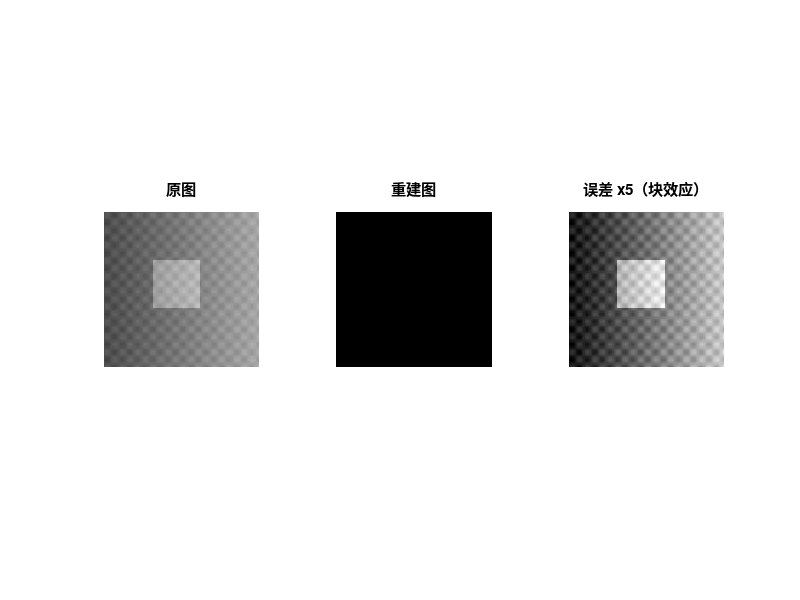

Write the MATLAB code that produced this figure.
%% 14-dct-jpeg.m | DCT 矩阵 / 量化表 / 零系数比例 / PSNR
%% GNU Octave，零第三方依赖；合成图像，无需任何外部文件
clear; close all; clc;
SHOW = ~strcmp(getenv("IP_HEADLESS"), "1");
% ---- 参数区 ----
N = 128; bs = 8; qscale = 2.0;      % qscale 越大压缩越狠
% ---- 造图：方块 + 渐变 + 细纹理 ----
[X, Y] = meshgrid(1:N, 1:N);
f = 0.30 + 0.35*(X/N) + 0.20*double(X>40 & X<80 & Y>40 & Y<80);
f = min(max(f + 0.05*sin(X/2).*sin(Y/2), 0), 1);
% ---- 算法 1：构造 8x8 正交 DCT 矩阵 ----
T = zeros(bs, bs);
for u = 0:bs-1
  for x = 0:bs-1
    T(u+1, x+1) = sqrt((1 + double(u>0)) / bs) * cos(pi*(2*x+1)*u/(2*bs));
  end
end
% ---- 算法 2：标准亮度量化表（近似）----
Q = [16 11 10 16 24 40 51 61; 12 12 14 19 26 58 60 55;
     14 13 16 24 40 57 69 56; 14 17 22 29 51 87 80 62;
     18 22 37 56 68 109 103 77; 24 35 55 64 81 104 113 92;
     49 64 78 87 103 121 120 101; 72 92 95 98 112 100 103 99];
Qs = Q * qscale;
% ---- 算法 3：逐块 DCT -> 量化 -> 反量化 -> IDCT ----
out = zeros(N, N); nzero = 0; ncoef = 0; dc_energy = 0; all_energy = 0;
for r = 1:bs:N
  for c = 1:bs:N
    blk = f(r:r+bs-1, c:c+bs-1);
    D = T * blk * T';
    Dq = round(D ./ Qs);
    nzero = nzero + sum(Dq(:) == 0); ncoef = ncoef + bs*bs;
    dc_energy = dc_energy + D(1,1)^2; all_energy = all_energy + sum(D(:).^2);
    out(r:r+bs-1, c:c+bs-1) = T' * (Dq .* Qs) * T;
  end
end
% ---- 数值验证 ----
printf("T 正交性误差 |T*T'-I| = %.3e\n", max(abs((T*T' - eye(bs))(:))));
printf("直流能量占块内总能量 = %.4f（能量集中在低频）\n", dc_energy / all_energy);
printf("量化后零系数比例 = %.4f（qscale=%.1f）\n", nzero/ncoef, qscale);
printf("重建 MSE = %.6f, PSNR = %.2f dB\n", ...
       mean((f(:)-out(:)).^2), 10*log10(1/mean((f(:)-out(:)).^2)));
printf("重建灰度范围 = [%.3f, %.3f]（可能出现轻微越界）\n", min(out(:)), max(out(:)));
printf("提示：把 qscale 改成 0.5 / 8，观察零系数比例与 PSNR 的反向变化\n");
% ---- 可视化 ----
if SHOW
  figure("name", "14 JPEG 内核");
  subplot(1, 3, 1); imagesc(f, [0 1]); colormap gray; axis image off; title("原图");
  subplot(1, 3, 2); imagesc(min(max(out,0),1), [0 1]); axis image off; title("重建图");
  subplot(1, 3, 3); imagesc(abs(f - out)*5); axis image off; title("误差 x5（块效应）");
end
